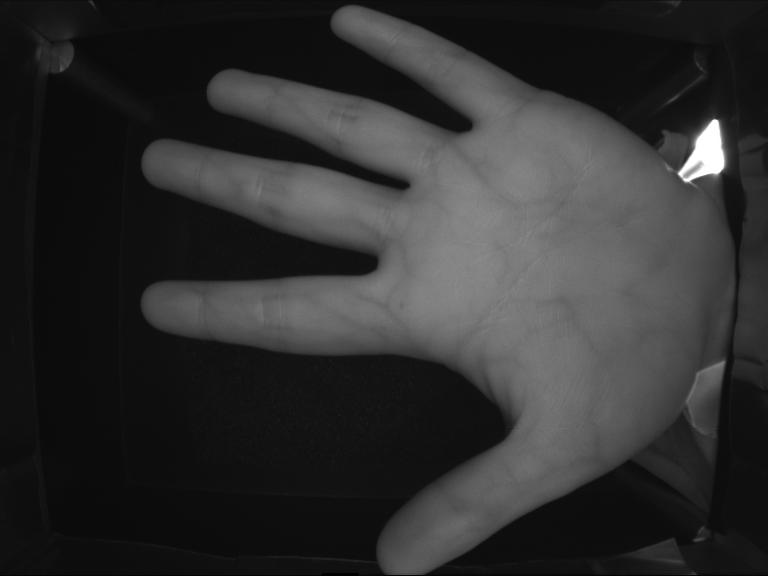
#> input picture data/001_l_940_01.jpg, 768 x 576 px, found by its file name
$ jupyter execute --allow-errors 'Code 1.ipynb'   (older library calls are emulated)
#> lines starting #> are read from the running program, lines starting #| are printed output that depends on the picture; after the words box and inside, x2 and y2 are one past the last pixel; in counts of white or black regions, pixels touching at a corner belong together; long printed decimals are rounded
[cell 1]
import glob
import os
import numpy as np
import cv2
import imutils
import math
from scipy import misc
import copy

[cell 2]
image = "data\\001_l_940_01.jpg"
original_img = cv2.imread(image)
#> original_img is the input picture: shape (576, 768, 3); min 0, max 255, mean 47.4
head, tail = os.path.split(image)
name = tail.split('_')
print(name)

[cell 3]
#rotate image
img_rotate = imutils.rotate_bound(original_img, 90)
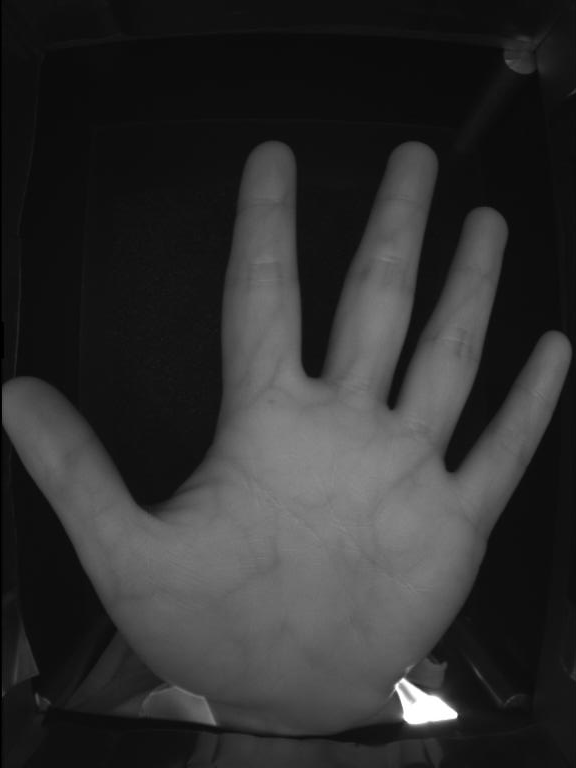
#> img_rotate: shape (768, 576, 3); min 0, max 255, mean 47.4

#graylevel image
img_gray = cv2.cvtColor(img_rotate, cv2.COLOR_BGR2GRAY)

#otsu's thresholding
blur = cv2.GaussianBlur(img_gray,(5,5),0)
ret3,img_thresh = cv2.threshold(blur,0,255,cv2.THRESH_BINARY+cv2.THRESH_OTSU)
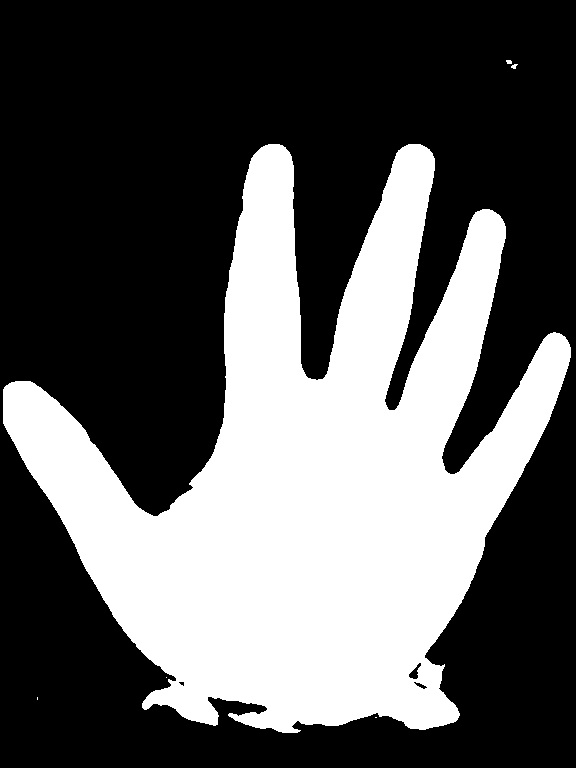
#> img_thresh: shape (768, 576); 36% white; 6 white regions (3 under 20 px), largest, box (x1, y1, x2, y2) and area: (3, 144, 571, 733) 159251, (511, 64, 518, 69) 22, (506, 60, 512, 64) 21
#> ret3 = 58

#morphological opening
sz = 20
kernel = cv2.getStructuringElement(cv2.MORPH_ELLIPSE, (2*sz-1, 2*sz-1))
opening = cv2.morphologyEx(img_thresh, cv2.MORPH_OPEN, kernel)
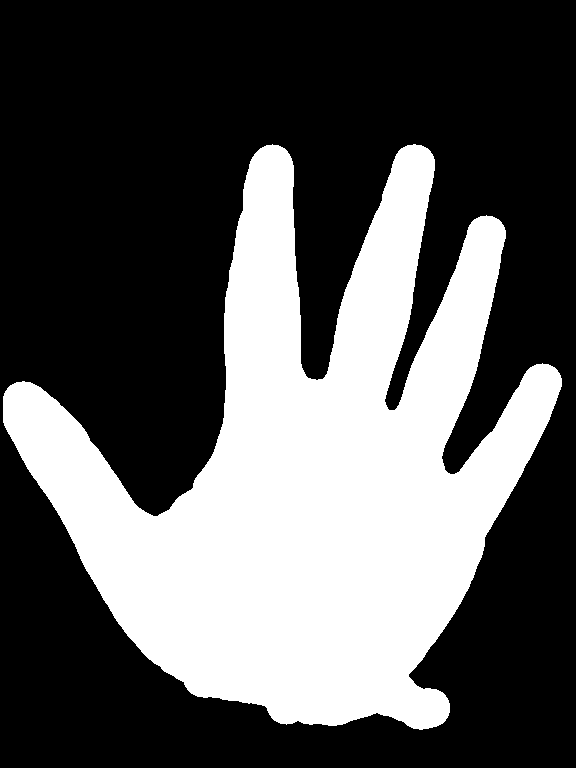
#> opening: shape (768, 576); 34.9% white; 1 white region, box (x1, y1, x2, y2) and area: (3, 144, 562, 730) 154478

[cell 4]
#first pixel with value 255 => vertical to horizontal

    #first column
column = np.argwhere(np.any(opening==255, axis = 0))[0]
#> column = [3]
c = column[0]
#> c = 3

    #first row
row_columnX = opening[:,c:c+1]
#> row_columnX = 768 values, max 255 at index 396, min 0 at index 0, mean 8.96
row = np.argwhere(np.any(row_columnX==255, axis = 1))[0]
#> row = [396]
r = row[0]
#> r = 396

[cell 5]
ctrImg = np.zeros(opening.shape)
height, width = opening.shape
#> height = 768; width = 576
ctrImg[r,c] = 255
coor = [r,c]
#> coor = [396, 3]
startCoor = [r,c]
#> startCoor = [396, 3]

maksCoorR, maksCoorC = opening.shape
#> maksCoorR = 768; maksCoorC = 576
coorHalfWrist = [int(maksCoorR), int(maksCoorC/2)]
#> coorHalfWrist = [768, 288]
print(ctrImg.shape)

[cell 6]
newCoor = [0,0]
coorDis = []
direction = []
dire = 7
indikator = 1
count = 0
counts = 0
while indikator == 1:
    counts += 1
    if dire % 2 == 0:
        startDir = (dire+7) % 8
    else:
        startDir = (dire+6) % 8
    currentDir = startDir
    for i in range(8):
        if currentDir == 8:
            currentDir = 0
        if currentDir == 0:
            posisi = [0, 1]
        elif currentDir == 1:
            posisi = [-1, 1]
        elif currentDir == 2:
            posisi = [-1, 0]
        elif currentDir == 3:
            posisi = [-1, -1]
        elif currentDir == 4:
            posisi = [0, -1]
        elif currentDir == 5:
            posisi = [1, -1]
        elif currentDir == 6:
            posisi = [1, 0]
        elif currentDir == 7:
            posisi = [1, 1]
        dire = currentDir
        newCoor[0] = coor[0] + posisi[0]
        newCoor[1] = coor[1] + posisi[1]
        if newCoor[0] >= 0 and newCoor[1] >= 0 and newCoor[0] < maksCoorR-1 and newCoor[1] < maksCoorC-1:
            if opening[newCoor[0], newCoor[1]] == 255:
                ctrImg[newCoor[0], newCoor[1]] = 255
                coor[0] = newCoor[0]
                coor[1] = newCoor[1]
                a = math.pow((newCoor[0] - coorHalfWrist[0] + 1),2)
                b = math.pow((newCoor[1] - coorHalfWrist[1] + 1),2)
                c = a + b
                distances = math.sqrt(c)
                coorDis.append([])
                direction.append([])
                coorDis[count].append(newCoor[0])
                coorDis[count].append(newCoor[1])
                coorDis[count].append(distances)
                direction[count].append(dire)
                count += 1
                break
            else:
                currentDir += 1
        else:
            currentDir += 1
    if startCoor == coor:
        indikator = 0
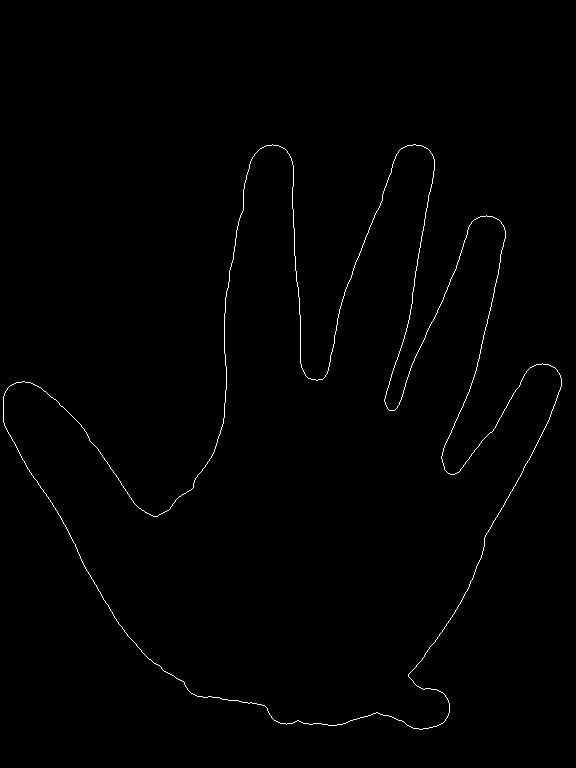
#> ctrImg: shape (768, 576) float64; 0.66% white in thin lines or dots, all inside (x1, y1, x2, y2) = (3, 144, 562, 730)
#> after the loop, coorDis = 2904 items, first 6: [397, 3, 466.4], [398, 3, 465.6], [399, 3, 464.8], [400, 3, 464.1], [401, 3, 463.3], [402, 3, 462.5]; count = 2904; counts = 2904; direction = 2904 items, first 6: [6], [6], [6], [6], [6], [6]; newCoor = [396, 3]

[cell 7]
sumbuX = []
sumbuX = np.arange(len(coorDis))
#> sumbuX = 2904 values from 0 to 2903
sumbuX = np.array(sumbuX)

# minumum Distance
distances = []
for i in range(len(coorDis)):
    distances.append(coorDis[i][2])
#> after the loop, distances = 2904 values, max 636.3 at index 1822, min 43.01 at index 409, mean 395

minDistance = np.amin(distances)
#> minDistance = 43.01
checkImage = copy.deepcopy(ctrImg)
print(minDistance)
#| 43.012

#index pixel with minimum distance
indexDistance = np.argwhere(coorDis == minDistance)
#> indexDistance = [[409, 2]]
    # 2 == distance
for i in indexDistance:
    if i[1] == 2:
        r = i[0]
        break
#> this loop made 1 pass
#> (i, r) on pass 1: ([409, 2], 409)
c = 0
x, y, d = coorDis[r]
#> x = 724; y = 286; d = 43.01

    #cek start
for j in range(100):
    checkImage[x][y+j] = 255

[cell 8]
# sequence
newCoorDis = []
for i in range(len(coorDis) - r):
    newCoorDis.append(coorDis[i+r])
#> after the loop, newCoorDis = 2495 items, first 6: [724, 286, 43.01], [723, 287, 44], [723, 288, 44.01], [723, 289, 44.05], [723, 290, 44.1], [723, 291, 44.18]
for i in range(r):
    newCoorDis.append(coorDis[i])
#> after the loop, newCoorDis = 2904 items, first 6: [724, 286, 43.01], [723, 287, 44], [723, 288, 44.01], [723, 289, 44.05], [723, 290, 44.1], [723, 291, 44.18]
newCoorDis = np.array(newCoorDis)
#> newCoorDis = 2904 rows, first 8: [724, 286, 43.01], [723, 287, 44], [723, 288, 44.01], [723, 289, 44.05], [723, 290, 44.1], [723, 291, 44.18], [723, 292, 44.28], [722, 293, 45.4]

height, width = ctrImg.shape
image = copy.deepcopy(ctrImg)

    #checking
new = newCoorDis[0]
#> new = [724, 286, 43.01]
for i in range(150):
    image[int(new[0])][int(new[1]) + i] = 255

[cell 9]
whiteDis = float(570)
r = []
c = []
for i in range(len(newCoorDis)):
    if newCoorDis[i][0] > whiteDis:
        newCoorDis[i][2] = 0
#> after the loop, newCoorDis = 2904 rows, first 8: [724, 286, 0], [723, 287, 0], [723, 288, 0], [723, 289, 0], [723, 290, 0], [723, 291, 0], [723, 292, 0], [722, 293, 0]

distancess = []
for i in range(len(newCoorDis)):
    distancess.append(newCoorDis[i][2])
#> after the loop, distancess = 2904 values, max 636.3 at index 1413, min 0 at index 0, mean 366.3
distancess = np.array(distancess)

[cell 10]
def getPeak(Data, i, s):
    if (i-s) < 1:
        top = 0
    else:
        top = i - s - 1
    y = Data[1]

    if (i+s) > len(y):
        bottom = len(y) - 1
    else:
        bottom = i + s - 1
    p = []
    if y[i] == max(y[top:bottom]) or y[i] == min(y[top:bottom]):
        p = [Data[0][i], Data[1][i]]
    else:
        p.append(float('nan'))
        p.append(float('nan'))
    return p

[cell 11]
def fpeak(sumbuX, distancess, s):
#> called with sumbuX = array of shape (2904,), distancess = array of shape (2904,), s = 50
    rx = len(sumbuX)
#> rx = 2904
    ry = len(distancess)
#> ry = 2904
    if s == 0:
        s = 1
    Data = np.vstack((sumbuX, distancess))
    output = []
    for i in range(rx):
        isP= getPeak(Data, i, s)
        if np.isnan(isP).sum() == 0:
            output.append(isP)
#> this loop made 2904 passes
#> isP on passes 1 to 3: [0, 0], [1, 0], [2, 0]
#> after the loop, output = 572 pairs, first value 0 to 2903, second value 0 to 636.3
    return output

[cell 12]
s = 50
output = fpeak(sumbuX, distancess, s)

for i in range(len(output)):
    if i == len(output) - 1:
        output[i].append(0)
        break
    if output[i][1] == output[i+1][1]:
        output[i].append(1)
    else:
        output[i].append(0)

improveOut = []
for i in output:
    if i[2] == float(0):
        improveOut.append(i)
#> this loop made 572 passes
#> i on passes 1 to 3: [0, 0, 1], [1, 0, 1], [2, 0, 1]
#> after the loop, improveOut = [[327, 0, 0], [531, 480.9, 0], [671, 335.2, 0], [931, 587.9, 0], [1145, 371.3, 0], [1413, 636.3, 0], [1670, 388.1, 0], [1920, 623.2, 0], [2310, 282.7, 0], [2483, 471.9, 0], [2903, 0, 0]]
# sorted(improveOut, reverse=True)
output = improveOut
#> output has the same summary as improveOut

[cell 13]
pixelP1 = output[0][0]
#> pixelP1 = 327
pixelP2 = output[6][0]
#> pixelP2 = 1670
coorP1 = [newCoorDis[int(pixelP1)][0], newCoorDis[int(pixelP1)][1]]
#> coorP1 = [571, 475]
coorP2 = [newCoorDis[int(pixelP2)][0], newCoorDis[int(pixelP2)][1]]
#> coorP2 = [380, 316]

# kemiringan p1 dam p2
temp = (coorP2[1] - coorP1[1]) / (coorP2[0] - coorP1[0])
#> temp = 0.832
deg = math.atan(temp) / math.pi * 180
#> deg = 39.78

newImg = misc.imrotate(img_rotate,90 - deg,interp='bilinear')
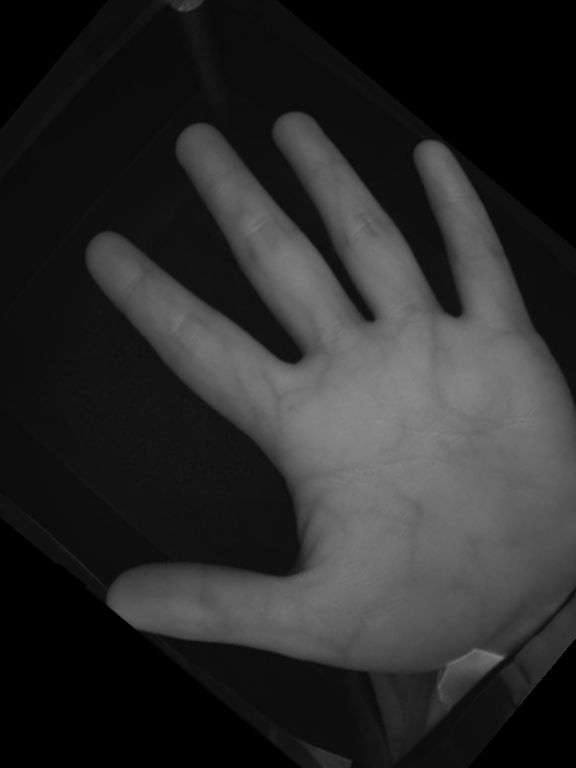
#> newImg: shape (768, 576, 3); min 0, max 137, mean 42.2

#> (the rest of this cell did not finish here and is left out)
